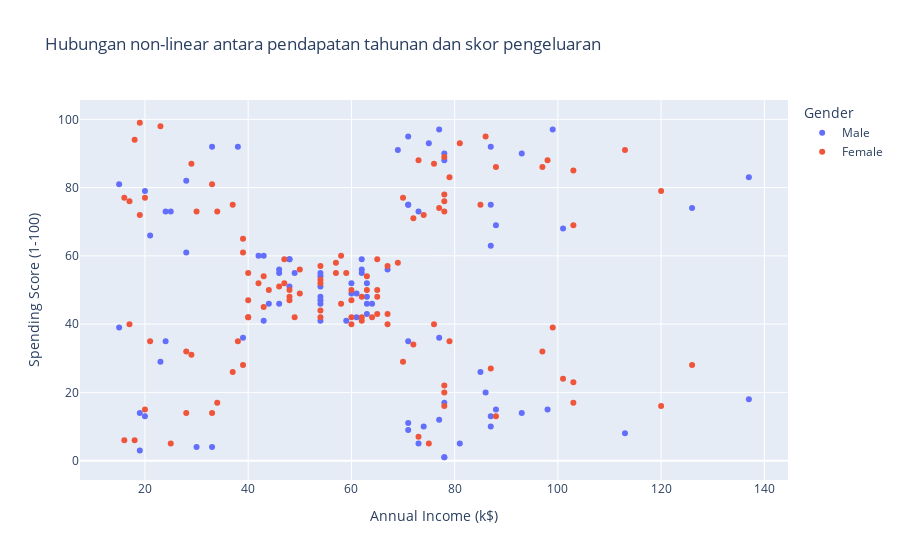

The code cell stored with this chart in its notebook:
### Markdown cell above
<b>Observation:</b>

Dari ringkasan di atas, kita dapat melihat koefisien Pearson antara variabel yang berbeda. Kami tidak melihat korelasi linier yang kuat antara usia, pendapatan, dan skor pengeluaran.

### Code cell
px.scatter(customer_df, 
       x="Annual Income (k$)", y="Spending Score (1-100)", 
       color="Gender",
       hover_name="Spending Score (1-100)",
       title="Hubungan non-linear antara pendapatan tahunan dan skor pengeluaran")

### Figure 1 — Plotly figure (JSON) as saved in the notebook; plotly's stock layout.template omitted (floating-point values rounded to 4 significant figures)
{"data": [{"hovertemplate": "<b>%{hovertext}</b><br><br>Gender=Male<br>Annual Income (k$)=%{x}<br>Spending Score (1-100)=%{y}<extra></extra>", "hovertext": [39, 81, 3, 14, 13, 79, 66, 29, 35, 73, 73, 82, 61, 4, 4, 92, 92, 36, 60, 60, 41, 46, 46, 56, 55, 51, 59, 59, 55, 47, 54, 48, 51, 55, 41, 46, 41, 49, 52, 42, 49, 59, 55, 56, 46, 43, 48, 52, 46, 56, 91, 35, 95, 11, 75, 9, 75, 5, 73, 10, 93, 12, 97, 36, 90, 17, 88, 1, 1, 5, 26, 20, 63, 13, 75, 10, 92, 15, 69, 14, 90, 15, 97, 68, 8, 74, 18, 83], "legendgroup": "Male", "marker": {"color": "#636efa", "symbol": "circle"}, "mode": "markers", "name": "Male", "orientation": "v", "showlegend": true, "type": "scatter", "x": [15, 15, 19, 19, 20, 20, 21, 23, 24, 24, 25, 28, 28, 30, 33, 33, 38, 39, 42, 43, 43, 44, 46, 46, 46, 48, 48, 48, 49, 54, 54, 54, 54, 54, 54, 54, 59, 60, 60, 61, 61, 62, 62, 62, 63, 63, 63, 63, 64, 67, 69, 71, 71, 71, 71, 71, 71, 73, 73, 74, 75, 77, 77, 77, 78, 78, 78, 78, 78, 81, 85, 86, 87, 87, 87, 87, 87, 88, 88, 93, 93, 98, 99, 101, 113, 126, 137, 137], "xaxis": "x", "y": [39, 81, 3, 14, 13, 79, 66, 29, 35, 73, 73, 82, 61, 4, 4, 92, 92, 36, 60, 60, 41, 46, 46, 56, 55, 51, 59, 59, 55, 47, 54, 48, 51, 55, 41, 46, 41, 49, 52, 42, 49, 59, 55, 56, 46, 43, 48, 52, 46, 56, 91, 35, 95, 11, 75, 9, 75, 5, 73, 10, 93, 12, 97, 36, 90, 17, 88, 1, 1, 5, 26, 20, 63, 13, 75, 10, 92, 15, 69, 14, 90, 15, 97, 68, 8, 74, 18, 83], "yaxis": "y"}, {"hovertemplate": "<b>%{hovertext}</b><br><br>Gender=Female<br>Annual Income (k$)=%{x}<br>Spending Score (1-100)=%{y}<extra></extra>", "hovertext": [6, 77, 40, 76, 6, 94, 72, 99, 15, 77, 35, 98, 5, 14, 32, 31, 87, 73, 14, 81, 17, 73, 26, 75, 35, 61, 28, 65, 55, 47, 42, 42, 52, 54, 45, 50, 51, 52, 59, 50, 48, 47, 42, 49, 56, 53, 52, 42, 44, 57, 58, 55, 60, 46, 55, 40, 42, 47, 50, 41, 48, 42, 50, 54, 42, 48, 50, 43, 59, 43, 57, 40, 58, 29, 77, 34, 71, 88, 7, 72, 5, 40, 87, 74, 22, 20, 76, 16, 89, 78, 73, 35, 83, 93, 75, 95, 27, 13, 86, 32, 86, 88, 39, 24, 17, 85, 23, 69, 91, 16, 79, 28], "legendgroup": "Female", "marker": {"color": "#EF553B", "symbol": "circle"}, "mode": "markers", "name": "Female", "orientation": "v", "showlegend": true, "type": "scatter", "x": [16, 16, 17, 17, 18, 18, 19, 19, 20, 20, 21, 23, 25, 28, 28, 29, 29, 30, 33, 33, 34, 34, 37, 37, 38, 39, 39, 39, 40, 40, 40, 40, 42, 43, 43, 44, 46, 47, 47, 48, 48, 48, 49, 50, 50, 54, 54, 54, 54, 54, 57, 57, 58, 58, 59, 60, 60, 60, 60, 62, 62, 62, 63, 63, 64, 65, 65, 65, 65, 67, 67, 67, 69, 70, 70, 72, 72, 73, 73, 74, 75, 76, 76, 77, 78, 78, 78, 78, 78, 78, 78, 79, 79, 81, 85, 86, 87, 88, 88, 97, 97, 98, 99, 101, 103, 103, 103, 103, 113, 120, 120, 126], "xaxis": "x", "y": [6, 77, 40, 76, 6, 94, 72, 99, 15, 77, 35, 98, 5, 14, 32, 31, 87, 73, 14, 81, 17, 73, 26, 75, 35, 61, 28, 65, 55, 47, 42, 42, 52, 54, 45, 50, 51, 52, 59, 50, 48, 47, 42, 49, 56, 53, 52, 42, 44, 57, 58, 55, 60, 46, 55, 40, 42, 47, 50, 41, 48, 42, 50, 54, 42, 48, 50, 43, 59, 43, 57, 40, 58, 29, 77, 34, 71, 88, 7, 72, 5, 40, 87, 74, 22, 20, 76, 16, 89, 78, 73, 35, 83, 93, 75, 95, 27, 13, 86, 32, 86, 88, 39, 24, 17, 85, 23, 69, 91, 16, 79, 28], "yaxis": "y"}], "layout": {"legend": {"title": {"text": "Gender"}, "tracegroupgap": 0}, "title": {"text": "Hubungan non-linear antara pendapatan tahunan dan skor pengeluaran"}, "xaxis": {"anchor": "y", "domain": [0, 1], "title": {"text": "Annual Income (k$)"}}, "yaxis": {"anchor": "x", "domain": [0, 1], "title": {"text": "Spending Score (1-100)"}}}}
